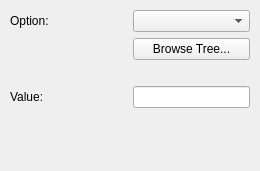
<ui version="4.0" >
 <class>ArgChangeViewOption</class>
 <widget class="QWidget" name="ArgChangeViewOption" >
  <property name="geometry" >
   <rect>
    <x>0</x>
    <y>0</y>
    <width>260</width>
    <height>171</height>
   </rect>
  </property>
  <layout class="QVBoxLayout" >
   <property name="margin" >
    <number>10</number>
   </property>
   <property name="spacing" >
    <number>6</number>
   </property>
   <item>
    <layout class="QGridLayout" >
     <property name="margin" >
      <number>0</number>
     </property>
     <property name="spacing" >
      <number>6</number>
     </property>
     <item row="0" column="1" >
      <widget class="QComboBox" name="OptionName" >
       <property name="toolTip" >
        <string>List of adjustable options</string>
       </property>
       <property name="whatsThis" >
        <string>Select an option from this list to set its value.  You may also select the option using an organized Tree List using the &quot;Browse Tree...&quot; button.</string>
       </property>
      </widget>
     </item>
     <item row="1" column="0" >
      <spacer>
       <property name="orientation" >
        <enum>Qt::Horizontal</enum>
       </property>
       <property name="sizeType" >
        <enum>QSizePolicy::Expanding</enum>
       </property>
       <property name="sizeHint" >
        <size>
         <width>50</width>
         <height>20</height>
        </size>
       </property>
      </spacer>
     </item>
     <item row="3" column="0" >
      <widget class="QLabel" name="textLabel1_2" >
       <property name="text" >
        <string>Value:</string>
       </property>
      </widget>
     </item>
     <item row="1" column="1" >
      <widget class="QPushButton" name="TreeButton" >
       <property name="toolTip" >
        <string>Show Tree View of options</string>
       </property>
       <property name="whatsThis" >
        <string>Press this button to select a View Option from a Tree list, in which they are grouped by subject.  Also shown are a short description of each option, and the data type of the option's value (string, integer, float or boolean).</string>
       </property>
       <property name="text" >
        <string>Browse Tree...</string>
       </property>
      </widget>
     </item>
     <item row="3" column="1" >
      <widget class="QLineEdit" name="OptionValue" >
       <property name="toolTip" >
        <string>value for selected option</string>
       </property>
       <property name="whatsThis" >
        <string>Set the value for the selected view option here.  Make sure the value you enter matches the data type expected by the option.  For example, the &quot;UseAltAz&quot; option expects a boolean value, so you should enter &quot;true&quot;, &quot;false&quot;, &quot;1&quot;, or &quot;0&quot;.  If you are unsure what data type is expected, examine the Tree View of options using the &quot;Browse Tree...&quot; button.</string>
       </property>
      </widget>
     </item>
     <item row="2" column="0" colspan="2" >
      <spacer>
       <property name="orientation" >
        <enum>Qt::Horizontal</enum>
       </property>
       <property name="sizeType" >
        <enum>QSizePolicy::Expanding</enum>
       </property>
       <property name="sizeHint" >
        <size>
         <width>160</width>
         <height>20</height>
        </size>
       </property>
      </spacer>
     </item>
     <item row="0" column="0" >
      <widget class="QLabel" name="textLabel1" >
       <property name="text" >
        <string>Option:</string>
       </property>
      </widget>
     </item>
    </layout>
   </item>
   <item>
    <spacer>
     <property name="orientation" >
      <enum>Qt::Vertical</enum>
     </property>
     <property name="sizeType" >
      <enum>QSizePolicy::Expanding</enum>
     </property>
     <property name="sizeHint" >
      <size>
       <width>20</width>
       <height>16</height>
      </size>
     </property>
    </spacer>
   </item>
  </layout>
 </widget>
  <customwidgets>
  <customwidget>
   <class>QLineEdit</class>
   <extends></extends>
   <header>klineedit.h</header>
   <container>0</container>
   <pixmap></pixmap>
  </customwidget>
  <customwidget>
   <class>QPushButton</class>
   <extends></extends>
   <header>kpushbutton.h</header>
   <container>0</container>
   <pixmap></pixmap>
  </customwidget>
  <customwidget>
   <class>QComboBox</class>
   <extends></extends>
   <header>QComboBox.h</header>
   <container>0</container>
   <pixmap></pixmap>
  </customwidget>
 </customwidgets>
 <resources/>
 <connections/>
</ui>
